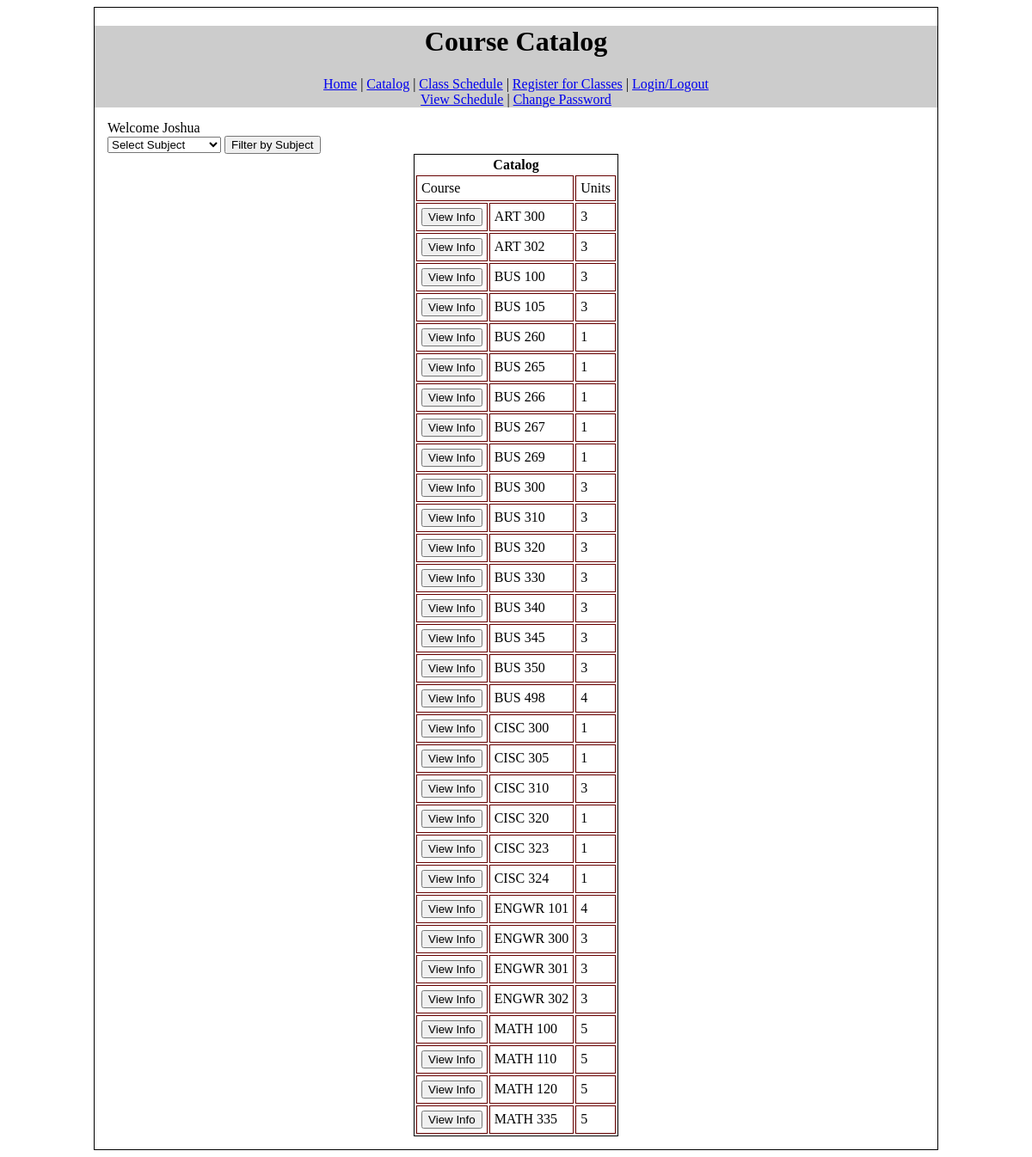
Page /catalog.php (signed in) on the committed database.
### tables this page shows
CREATE TABLE IF NOT EXISTS `catalog` (
  `ClassID` int(11) NOT NULL AUTO_INCREMENT,
  `CourseID` varchar(10) NOT NULL DEFAULT '',
  `CourseDesc` text,
  `Subject` varchar(25) NOT NULL,
  `Units` int(11) DEFAULT NULL,
  PRIMARY KEY (`ClassID`)
);

### catalog.php (the view, shortened to what this page needs)
<?php
if(!isset($_SESSION['username']))	{
	header("Location: login.php");
} else	{
	$firstname = $_SESSION['firstname'];
}
require 'db_connection.php';
function SubjectDropDown()	{
	global $dbConn;
	$sql = "SELECT DISTINCT Subject FROM catalog ORDER BY Subject";
	$stmt = $dbConn->prepare($sql);
	$stmt->execute();
	return $stmt->fetchAll();
}
function DisplayCatalog()	{
	global $dbConn;
	$sql = "SELECT * FROM catalog ORDER BY CourseID";
	$stmt = $dbConn->prepare($sql);
	$stmt->execute();
	return $stmt->fetchAll();
}
?>
<!DOCTYPE html>
<html lang="en">
	<head>
        <link href="css/teamProjectCSS.css" rel="stylesheet" type="text/css">
	</head>
<body>
<div id="wrapper">
<div id="header">
	<h1>Course Catalog</h1>
    <div id="menubar">
    <a href="index.php">Home</a>	|	<a href="catalog.php">Catalog</a>	|	<a href="schedule.php">Class Schedule</a>	|	<a href="studentregister.php">Register for Classes</a>	 |	<a href="logout.php">Login/Logout</a>
    </div>
    <div id="SubMenu">
    <a href="viewschedule.php">View Schedule</a>	|	<a href="change_password.php">Change Password</a>
    </div>
</div>
<div id="mainbody">
<div id="welcome">Welcome <?=$firstname ?></div>
<form method="get" id="CatalogFilter">
	<select name="Subject">
    	<option value="-1">Select Subject</option>
        <?php
		$catalog = SubjectDropDown();
		?>
    </select>
    <input type="submit" value="Filter by Subject" />
</form>
<table id="catalogTable">
<tr>
	<th colspan='3'>Catalog</th>
</tr>
<tr>
	<td colspan="2">Course</td>
    <td>Units</td>
</tr>
<?php
	if(isset($_GET['Subject']))	{
		$catalog = filterCatalog();
	} else {
		$catalog = DisplayCatalog();
	} ?>
<?php
	foreach($catalog as $cat)	{
		echo "<tr>";
		?>
        <form method="GET" action="ViewCourseDesc.php">
        <td><input type="submit" name="ViewInfo" value="View Info" /></td>
        </form>
        <?
		echo "<td>" . $cat['CourseID'] . "</td>";
		echo "<td>" . $cat['Units'] . "</td>";
		echo "</tr>";
	}
?>
</table>
</div>
</div>
</body>
</html>

### css/teamprojectCSS.css (style rules this page uses)
#wrapper { width: 980px; margin: 0 auto; border: 1px solid #000; }
#header { background-color: #ccc; padding: 0; margin: 0; text-align:center; }
#menubar { text-align:center; }
#mainbody { padding: 15px; }
#CatalogFilter { margin: auto 0; }
#catalogTable { margin: 0 auto; border: 1px solid #000; }
#catalogTable tr,td { border: 1px solid #660000; padding: 5px; }

### rows in the picture
catalog: CourseID "ART 300", Units "3"
catalog: CourseID "ART 302", Units "3"
catalog: CourseID "BUS 100", Units "3"
catalog: CourseID "BUS 105", Units "3"
catalog: CourseID "BUS 260", Units "1"
catalog: CourseID "BUS 265", Units "1"
catalog: CourseID "BUS 266", Units "1"
catalog: CourseID "BUS 267", Units "1"
catalog: CourseID "BUS 269", Units "1"
catalog: CourseID "BUS 300", Units "3"
catalog: CourseID "BUS 310", Units "3"
catalog: CourseID "BUS 320", Units "3"
catalog: CourseID "BUS 330", Units "3"
catalog: CourseID "BUS 340", Units "3"
catalog: CourseID "BUS 345", Units "3"
catalog: CourseID "BUS 350", Units "3"
catalog: CourseID "BUS 498", Units "4"
catalog: CourseID "CISC 300", Units "1"
catalog: CourseID "CISC 305", Units "1"
catalog: CourseID "CISC 310", Units "3"
catalog: CourseID "CISC 320", Units "1"
catalog: CourseID "CISC 323", Units "1"
catalog: CourseID "CISC 324", Units "1"
catalog: CourseID "ENGWR 101", Units "4"
catalog: CourseID "ENGWR 300", Units "3"
catalog: CourseID "ENGWR 301", Units "3"
catalog: CourseID "ENGWR 302", Units "3"
catalog: CourseID "MATH 100", Units "5"
catalog: CourseID "MATH 110", Units "5"
catalog: CourseID "MATH 120", Units "5"
catalog: CourseID "MATH 335", Units "5"

### other values in the picture
$firstname "Joshua"
